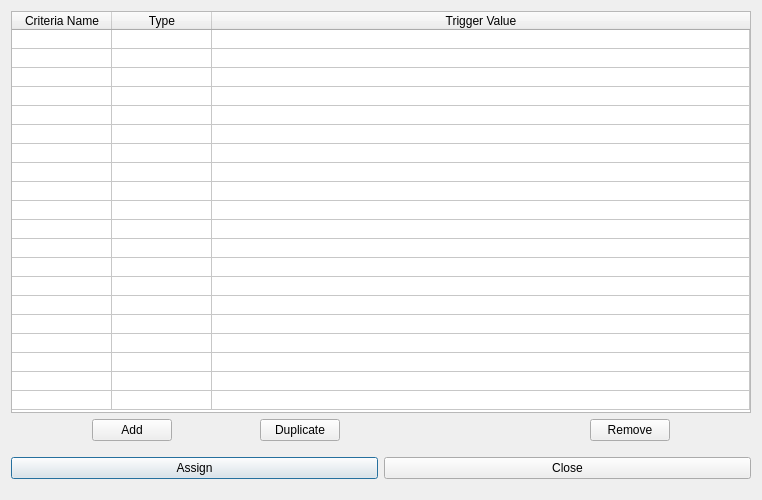
<?xml version="1.0" encoding="UTF-8"?>
<ui version="4.0">
 <class>FDYNFailureCriteriaDialog</class>
 <widget class="QDialog" name="FDYNFailureCriteriaDialog">
  <property name="geometry">
   <rect>
    <x>0</x>
    <y>0</y>
    <width>762</width>
    <height>500</height>
   </rect>
  </property>
  <property name="sizePolicy">
   <sizepolicy hsizetype="Fixed" vsizetype="Fixed">
    <horstretch>0</horstretch>
    <verstretch>0</verstretch>
   </sizepolicy>
  </property>
  <property name="minimumSize">
   <size>
    <width>700</width>
    <height>500</height>
   </size>
  </property>
  <property name="windowTitle">
   <string>Edit Failure Criteria</string>
  </property>
  <layout class="QVBoxLayout" name="verticalLayout">
   <item>
    <widget class="QTableWidget" name="tblFailureCriteriaList">
     <property name="focusPolicy">
      <enum>Qt::ClickFocus</enum>
     </property>
     <property name="tabKeyNavigation">
      <bool>false</bool>
     </property>
     <property name="selectionMode">
      <enum>QAbstractItemView::SingleSelection</enum>
     </property>
     <property name="selectionBehavior">
      <enum>QAbstractItemView::SelectRows</enum>
     </property>
     <property name="rowCount">
      <number>20</number>
     </property>
     <property name="columnCount">
      <number>3</number>
     </property>
     <attribute name="horizontalHeaderCascadingSectionResizes">
      <bool>false</bool>
     </attribute>
     <attribute name="horizontalHeaderMinimumSectionSize">
      <number>100</number>
     </attribute>
     <attribute name="horizontalHeaderDefaultSectionSize">
      <number>100</number>
     </attribute>
     <attribute name="horizontalHeaderHighlightSections">
      <bool>true</bool>
     </attribute>
     <attribute name="horizontalHeaderShowSortIndicator" stdset="0">
      <bool>true</bool>
     </attribute>
     <attribute name="horizontalHeaderStretchLastSection">
      <bool>true</bool>
     </attribute>
     <attribute name="verticalHeaderVisible">
      <bool>false</bool>
     </attribute>
     <attribute name="verticalHeaderDefaultSectionSize">
      <number>19</number>
     </attribute>
     <attribute name="verticalHeaderHighlightSections">
      <bool>false</bool>
     </attribute>
     <row/>
     <row/>
     <row/>
     <row/>
     <row/>
     <row/>
     <row/>
     <row/>
     <row/>
     <row/>
     <row/>
     <row/>
     <row/>
     <row/>
     <row/>
     <row/>
     <row/>
     <row/>
     <row/>
     <row/>
     <column>
      <property name="text">
       <string>Criteria Name</string>
      </property>
     </column>
     <column>
      <property name="text">
       <string>Type</string>
      </property>
     </column>
     <column>
      <property name="text">
       <string>Trigger Value</string>
      </property>
     </column>
    </widget>
   </item>
   <item>
    <layout class="QHBoxLayout" name="horizontalLayout">
     <item>
      <spacer name="horizontalSpacer">
       <property name="orientation">
        <enum>Qt::Horizontal</enum>
       </property>
       <property name="sizeHint" stdset="0">
        <size>
         <width>80</width>
         <height>20</height>
        </size>
       </property>
      </spacer>
     </item>
     <item>
      <widget class="QPushButton" name="addBtn">
       <property name="text">
        <string>Add</string>
       </property>
      </widget>
     </item>
     <item>
      <spacer name="horizontalSpacer_4">
       <property name="orientation">
        <enum>Qt::Horizontal</enum>
       </property>
       <property name="sizeHint" stdset="0">
        <size>
         <width>20</width>
         <height>20</height>
        </size>
       </property>
      </spacer>
     </item>
     <item>
      <widget class="QPushButton" name="duplicateBtn">
       <property name="text">
        <string>Duplicate</string>
       </property>
      </widget>
     </item>
     <item>
      <spacer name="horizontalSpacer_5">
       <property name="orientation">
        <enum>Qt::Horizontal</enum>
       </property>
       <property name="sizeHint" stdset="0">
        <size>
         <width>20</width>
         <height>20</height>
        </size>
       </property>
      </spacer>
     </item>
     <item>
      <spacer name="horizontalSpacer_2">
       <property name="orientation">
        <enum>Qt::Horizontal</enum>
       </property>
       <property name="sizeHint" stdset="0">
        <size>
         <width>40</width>
         <height>20</height>
        </size>
       </property>
      </spacer>
     </item>
     <item>
      <spacer name="horizontalSpacer_8">
       <property name="orientation">
        <enum>Qt::Horizontal</enum>
       </property>
       <property name="sizeHint" stdset="0">
        <size>
         <width>40</width>
         <height>20</height>
        </size>
       </property>
      </spacer>
     </item>
     <item>
      <widget class="QPushButton" name="removeBtn">
       <property name="text">
        <string>Remove</string>
       </property>
      </widget>
     </item>
     <item>
      <spacer name="horizontalSpacer_3">
       <property name="orientation">
        <enum>Qt::Horizontal</enum>
       </property>
       <property name="sizeHint" stdset="0">
        <size>
         <width>80</width>
         <height>20</height>
        </size>
       </property>
      </spacer>
     </item>
    </layout>
   </item>
   <item>
    <layout class="QHBoxLayout" name="horizontalLayout_3">
     <property name="topMargin">
      <number>10</number>
     </property>
     <property name="bottomMargin">
      <number>10</number>
     </property>
     <item>
      <widget class="QPushButton" name="btnRun">
       <property name="font">
        <font>
         <family>Segoe UI</family>
        </font>
       </property>
       <property name="text">
        <string>Assign</string>
       </property>
       <property name="default">
        <bool>true</bool>
       </property>
      </widget>
     </item>
     <item>
      <widget class="QPushButton" name="btnClose">
       <property name="text">
        <string>Close</string>
       </property>
      </widget>
     </item>
    </layout>
   </item>
  </layout>
 </widget>
 <tabstops>
  <tabstop>tblFailureCriteriaList</tabstop>
  <tabstop>addBtn</tabstop>
  <tabstop>duplicateBtn</tabstop>
  <tabstop>removeBtn</tabstop>
  <tabstop>btnRun</tabstop>
  <tabstop>btnClose</tabstop>
 </tabstops>
 <resources/>
 <connections/>
</ui>
